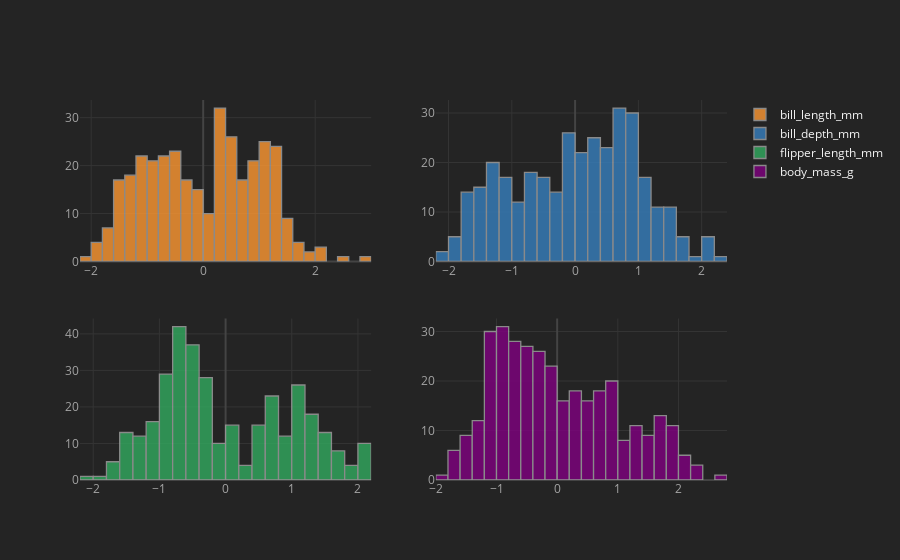

This figure's notebook cell:
### Code cell
dfx1.iplot(kind='hist', subplots=True)

### Figure 1 — Plotly figure (JSON) as saved in the notebook; plotly's stock layout.template omitted (floating-point values rounded to 4 significant figures; data arrays with more than 128 entries replaced by an {"elided": "..."} marker saying what was removed)
{"data": [{"histfunc": "count", "histnorm": "", "marker": {"color": "rgba(255, 153, 51, 1.0)", "line": {"color": "#A4A4A4", "width": 1.3}}, "name": "bill_length_mm", "opacity": 0.8, "orientation": "v", "type": "histogram", "x": {"elided": "342 float values"}, "xaxis": "x", "yaxis": "y"}, {"histfunc": "count", "histnorm": "", "marker": {"color": "rgba(55, 128, 191, 1.0)", "line": {"color": "#A4A4A4", "width": 1.3}}, "name": "bill_depth_mm", "opacity": 0.8, "orientation": "v", "type": "histogram", "x": {"elided": "342 float values"}, "xaxis": "x2", "yaxis": "y2"}, {"histfunc": "count", "histnorm": "", "marker": {"color": "rgba(50, 171, 96, 1.0)", "line": {"color": "#A4A4A4", "width": 1.3}}, "name": "flipper_length_mm", "opacity": 0.8, "orientation": "v", "type": "histogram", "x": {"elided": "342 float values"}, "xaxis": "x3", "yaxis": "y3"}, {"histfunc": "count", "histnorm": "", "marker": {"color": "rgba(128, 0, 128, 1.0)", "line": {"color": "#A4A4A4", "width": 1.3}}, "name": "body_mass_g", "opacity": 0.8, "orientation": "v", "type": "histogram", "x": {"elided": "342 float values"}, "xaxis": "x4", "yaxis": "y4"}], "layout": {"barmode": "overlay", "legend": {"bgcolor": "#242424", "font": {"color": "#F4F4F4"}}, "paper_bgcolor": "#242424", "plot_bgcolor": "#242424", "title": {"font": {"color": "#F4F4F4"}}, "xaxis": {"anchor": "y", "domain": [0, 0.45], "gridcolor": "#343434", "showgrid": true, "tickfont": {"color": "#A4A4A4"}, "title": {"font": {"color": "#A4A4A4"}, "text": ""}, "zerolinecolor": "#444444"}, "xaxis2": {"anchor": "y2", "domain": [0.55, 1], "gridcolor": "#343434", "showgrid": true, "tickfont": {"color": "#A4A4A4"}, "title": {"font": {"color": "#A4A4A4"}, "text": ""}, "zerolinecolor": "#444444"}, "xaxis3": {"anchor": "y3", "domain": [0, 0.45], "gridcolor": "#343434", "showgrid": true, "tickfont": {"color": "#A4A4A4"}, "title": {"font": {"color": "#A4A4A4"}, "text": ""}, "zerolinecolor": "#444444"}, "xaxis4": {"anchor": "y4", "domain": [0.55, 1], "gridcolor": "#343434", "showgrid": true, "tickfont": {"color": "#A4A4A4"}, "title": {"font": {"color": "#A4A4A4"}, "text": ""}, "zerolinecolor": "#444444"}, "yaxis": {"anchor": "x", "domain": [0.575, 1], "gridcolor": "#343434", "showgrid": true, "tickfont": {"color": "#A4A4A4"}, "title": {"font": {"color": "#A4A4A4"}, "text": ""}, "zerolinecolor": "#444444"}, "yaxis2": {"anchor": "x2", "domain": [0.575, 1], "gridcolor": "#343434", "showgrid": true, "tickfont": {"color": "#A4A4A4"}, "title": {"font": {"color": "#A4A4A4"}, "text": ""}, "zerolinecolor": "#444444"}, "yaxis3": {"anchor": "x3", "domain": [0, 0.425], "gridcolor": "#343434", "showgrid": true, "tickfont": {"color": "#A4A4A4"}, "title": {"font": {"color": "#A4A4A4"}, "text": ""}, "zerolinecolor": "#444444"}, "yaxis4": {"anchor": "x4", "domain": [0, 0.425], "gridcolor": "#343434", "showgrid": true, "tickfont": {"color": "#A4A4A4"}, "title": {"font": {"color": "#A4A4A4"}, "text": ""}, "zerolinecolor": "#444444"}}}
